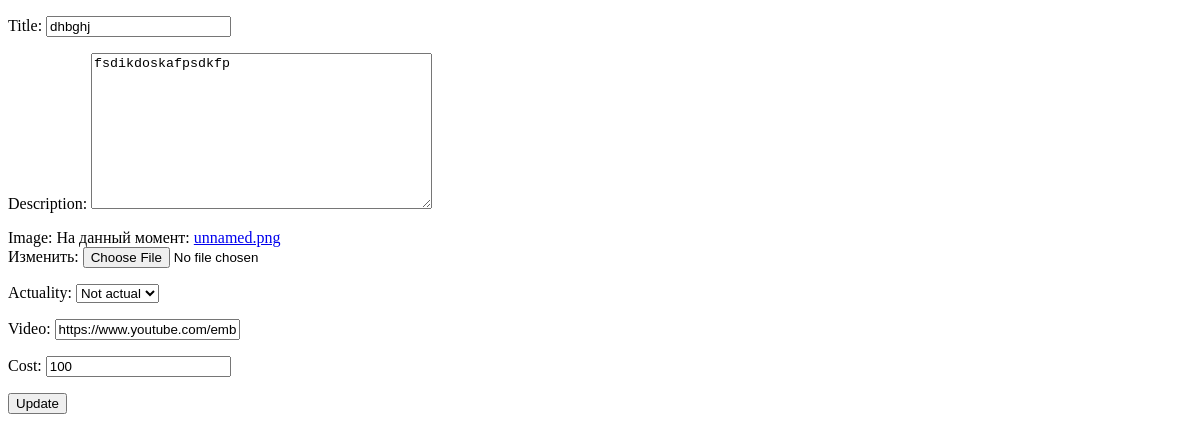
/book_list/2/update/, run on an earlier commit of the app's database.
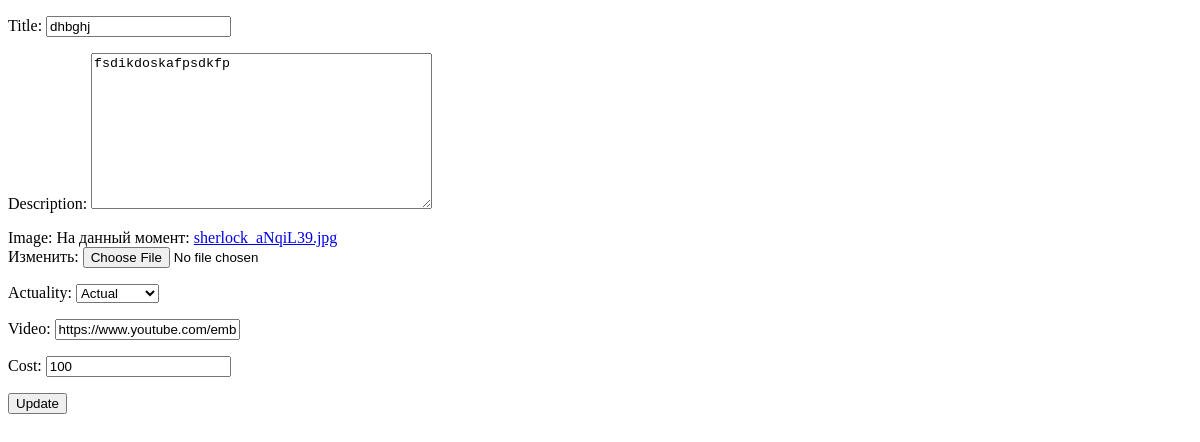
And on a later commit of the database.
### book/models.py (models this page shows, shortened)
class Book(models.Model):
    ACTUALITY = (
        ('Actual', 'Actual'),
        ('50/50', '50/50'),
        ('Not actual', 'Not actual'),
    )
    title = models.CharField(max_length=30)
    description = models.TextField()
    image = models.ImageField(upload_to='')
    actuality = models.CharField(max_length=100, choices=ACTUALITY, default=ACTUALITY[0], null=True)
    video = models.URLField(null=True)
    cost = models.SmallIntegerField(null=True)
    created_date = models.DateTimeField(auto_now_add=True)

### book/views.py (the view, shortened to what this page needs)
# urls.py: path('book_list/<int:id>/update/', views.UpdateBookPostView.as_view()),
class UpdateBookPostView(generic.UpdateView):
    template_name = 'update_book.html'
    form_class = forms.BookForm
    success_url = '/'
    def get_object(self, **kwargs):
        book = self.kwargs.get('id')
        return get_object_or_404(models.Book, id=book)

### book/forms.py
class BookForm(forms.ModelForm):
    class Meta:
        model = models.Book
        fields = '__all__'

### templates/update_book.html (shortened to what this page needs)
<!DOCTYPE html>
<html lang="en">
<head>
</head>
<body>
<form method="post" enctype="multipart/form-data">
    {{form.as_p}}
    <button type="submit">Update</button>
</form>
</body>
</html>

What changed in the data, as far as the page shows it:
changed Book "dhbghj": actuality "Not actual" → "Actual"
Also different on the page:
text no longer shown: "Title: Description: Image: На данный момент: unnamed.png Изменить: Actuality: Video: Cost:"
text now shown: "Title: Description: Image: На данный момент: sherlock_aNqiL39.jpg Изменить: Actuality: Video: Cost:"
